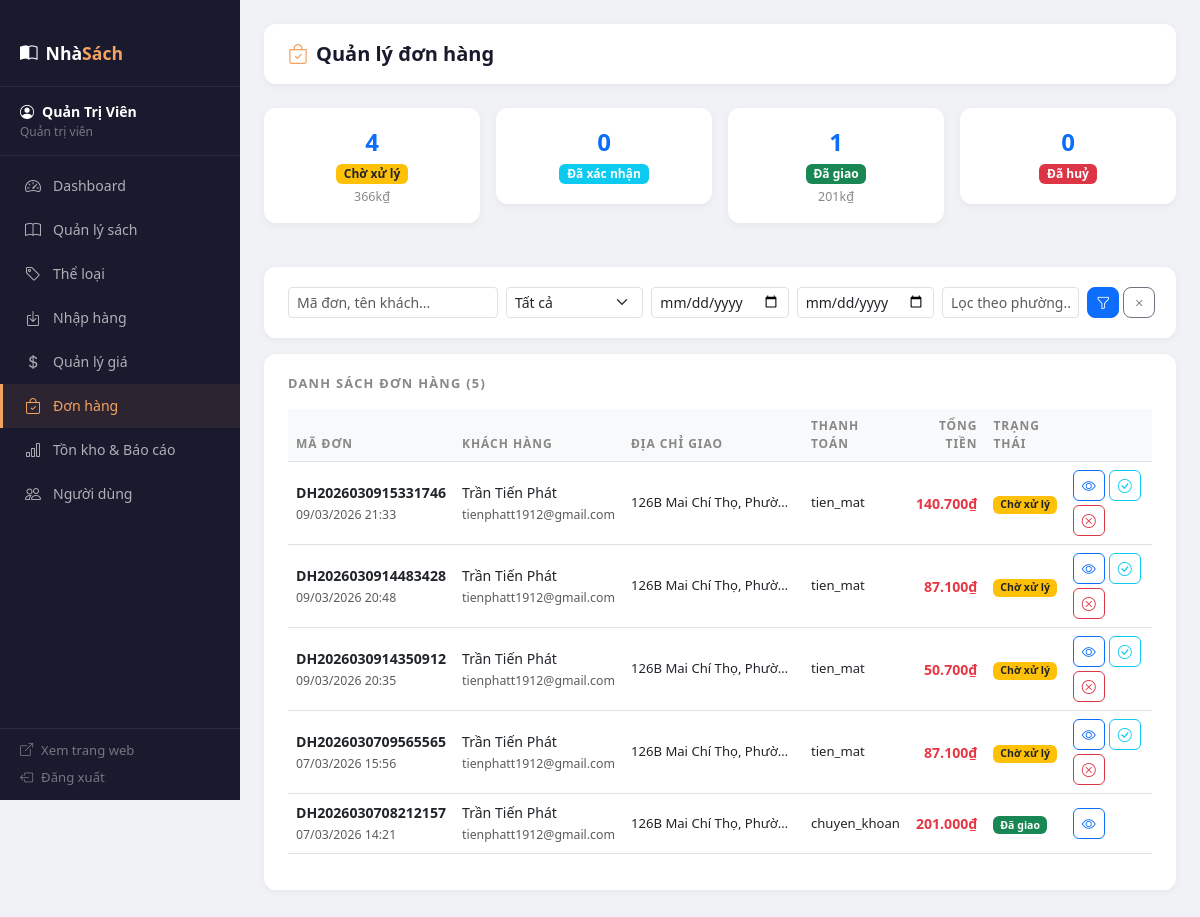
The page /admin/orders.php (signed in) on the database as committed earlier.
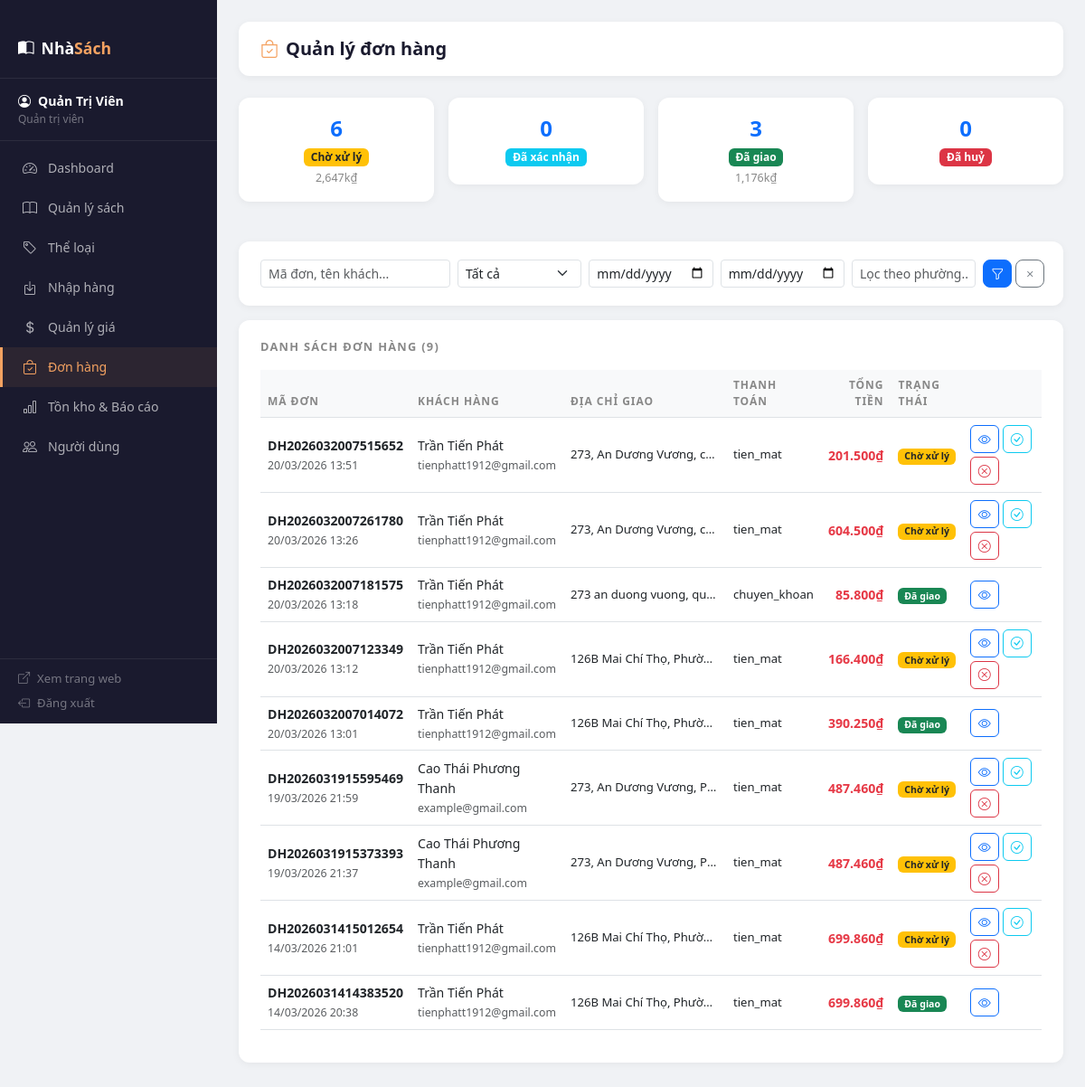
The same page on the database as committed later.
### tables this page shows
CREATE TABLE `don_hang` (
  `id` int(11) NOT NULL,
  `ma_don` varchar(20) NOT NULL,
  `khach_hang_id` int(11) NOT NULL,
  `ngay_dat` datetime DEFAULT current_timestamp(),
  `ten_nguoi_nhan` varchar(100) NOT NULL,
  `so_dien_thoai` varchar(15) NOT NULL,
  `dia_chi` varchar(255) NOT NULL,
  `phuong_xa` varchar(100) DEFAULT NULL,
  `tinh_tp` varchar(100) DEFAULT NULL,
  `phuong_thuc_tt` enum('tien_mat','chuyen_khoan','truc_tuyen') NOT NULL DEFAULT 'tien_mat',
  `tong_tien` decimal(15,2) NOT NULL,
  `trang_thai` enum('cho_xu_ly','da_xac_nhan','da_giao','da_huy') NOT NULL DEFAULT 'cho_xu_ly',
  `ghi_chu` text DEFAULT NULL
);

CREATE TABLE `khach_hang` (
  `id` int(11) NOT NULL,
  `ho_ten` varchar(100) NOT NULL,
  `email` varchar(150) NOT NULL,
  `mat_khau` varchar(255) NOT NULL,
  `so_dien_thoai` varchar(15) DEFAULT NULL,
  `dia_chi` varchar(255) DEFAULT NULL,
  `phuong_xa` varchar(100) DEFAULT NULL,
  `tinh_tp` varchar(100) DEFAULT NULL,
  `bi_khoa` tinyint(1) NOT NULL DEFAULT 0,
  `trang_thai` tinyint(1) NOT NULL DEFAULT 1,
  `ngay_tao` datetime NOT NULL DEFAULT current_timestamp()
);

### admin/orders.php (the view, shortened to what this page needs)
<?php
require_once 'includes/admin_header.php';
$trang_thai_info = [
    'cho_xu_ly'   => ['label' => 'Chờ xử lý',   'class' => 'bg-warning text-dark', 'icon' => 'bi-hourglass-split'],
    'da_xac_nhan' => ['label' => 'Đã xác nhận',  'class' => 'bg-info text-white',   'icon' => 'bi-check-circle'],
    'da_giao'     => ['label' => 'Đã giao',       'class' => 'bg-success text-white','icon' => 'bi-truck'],
    'da_huy'      => ['label' => 'Đã huỷ',       'class' => 'bg-danger text-white', 'icon' => 'bi-x-circle'],
];
    ?>
    <?php
$filter_tt    = $_GET['trang_thai'] ?? 'tat_ca';
$filter_tu    = $_GET['tu_ngay']   ?? '';
$filter_den   = $_GET['den_ngay']  ?? '';
$filter_phuong= $_GET['phuong']    ?? '';
$filter_search= trim($_GET['search'] ?? '');
$where  = ["1=1"];
$params = [];
$sort = in_array($_GET['sort'] ?? '', ['phuong']) ? 'dh.phuong_xa ASC' : 'dh.ngay_dat DESC';
$where_sql = implode(' AND ', $where);
$don_hangs = $pdo->prepare("
    SELECT dh.id, dh.ma_don, dh.ngay_dat, dh.tong_tien, dh.trang_thai,
           CONCAT(dh.dia_chi, ', ', COALESCE(dh.phuong_xa,''), ', ', COALESCE(dh.tinh_tp,'')) AS dia_chi_giao, dh.phuong_thuc_tt,
           kh.ho_ten, kh.email
    FROM don_hang dh
    JOIN khach_hang kh ON kh.id = dh.khach_hang_id
    WHERE $where_sql
    ORDER BY $sort
");
$don_hangs->execute($params);
$don_hangs = $don_hangs->fetchAll();
$stats = $pdo->query("
    SELECT trang_thai, COUNT(*) AS cnt, COALESCE(SUM(tong_tien),0) AS tong
    FROM don_hang GROUP BY trang_thai
")->fetchAll();
$stats_map = [];
foreach ($stats as $st) $stats_map[$st['trang_thai']] = $st;
?>
<div class="page-header">
  <h5><i class="bi bi-bag-check me-2" style="color:#f4a261;"></i>Quản lý đơn hàng</h5>
</div>
<div class="row g-3 mb-4">
  <?php foreach ($trang_thai_info as $key => $info):
    $cnt  = $stats_map[$key]['cnt']  ?? 0;
    $tong = $stats_map[$key]['tong'] ?? 0;
  ?>
  <div class="col-6 col-lg-3">
    <a href="/nhasach/admin/orders.php?trang_thai=<?= $key ?>" class="text-decoration-none">
      <div class="admin-card text-center py-3" style="cursor:pointer; <?= $filter_tt === $key ? 'border:2px solid #f4a261;' : '' ?>">
        <div style="font-size:1.5rem; font-weight:700;"><?= $cnt ?></div>
        <div><span class="badge <?= $info['class'] ?>"><?= $info['label'] ?></span></div>
        <div style="font-size:.78rem; color:#888; margin-top:4px;">
          <?= $tong > 0 ? number_format($tong/1000, 0) . 'k₫' : '' ?>
        </div>
      </div>
    </a>
  </div>
  <?php endforeach; ?>
</div>
<div class="admin-card mb-3">
  <form method="GET" action="/nhasach/admin/orders.php" class="row g-2 align-items-end">
    <div class="col-md-3">
      <input type="text" name="search" class="form-control form-control-sm"
             placeholder="Mã đơn, tên khách..."
             value="<?= htmlspecialchars($filter_search) ?>">
    </div>
    <div class="col-md-2">
      <select name="trang_thai" class="form-select form-select-sm">
        <option value="tat_ca" <?= $filter_tt=='tat_ca'?'selected':'' ?>>Tất cả</option>
      </select>
    </div>
    <div class="col-md-2">
      <input type="date" name="tu_ngay" class="form-control form-control-sm"
             value="<?= htmlspecialchars($filter_tu) ?>" title="Từ ngày">
    </div>
    <div class="col-md-2">
      <input type="date" name="den_ngay" class="form-control form-control-sm"
             value="<?= htmlspecialchars($filter_den) ?>" title="Đến ngày">
    </div>
    <div class="col-md-2">
      <input type="text" name="phuong" class="form-control form-control-sm"
             placeholder="Lọc theo phường..."
             value="<?= htmlspecialchars($filter_phuong) ?>">
    </div>
    <div class="col-md-1 d-flex gap-1">
      <button type="submit" class="btn btn-sm btn-primary" style="border-radius:8px;">
        <i class="bi bi-funnel"></i>
      </button>
      <a href="/nhasach/admin/orders.php" class="btn btn-sm btn-outline-secondary" style="border-radius:8px;">
        <i class="bi bi-x"></i>
      </a>
    </div>
  </form>
</div>
<div class="admin-card">
  <div class="card-title">Danh sách đơn hàng (<?= count($don_hangs) ?>)</div>
  <?php if (empty($don_hangs)): ?>
    <p class="text-muted text-center py-4">Không có đơn hàng nào.</p>
  <?php else: ?>
    <div class="table-responsive">
      <table class="table admin-table table-hover">
        <thead>
          <tr>
            <th>Mã đơn</th>
            <th>Khách hàng</th>
            <th>Địa chỉ giao</th>
            <th>Thanh toán</th>
            <th class="text-end">Tổng tiền</th>
            <th>Trạng thái</th>
            <th style="width:130px;"></th>
          </tr>
        </thead>
        <tbody>
          <?php foreach ($don_hangs as $don): ?>
          <tr>
            <td>
              <strong><?= htmlspecialchars($don['ma_don']) ?></strong><br>
              <small class="text-muted"><?= date('d/m/Y H:i', strtotime($don['ngay_dat'])) ?></small>
            </td>
            <td>
              <div style="font-size:.88rem;"><?= htmlspecialchars($don['ho_ten']) ?></div>
              <small class="text-muted"><?= htmlspecialchars($don['email']) ?></small>
            </td>
            <td style="font-size:.82rem; max-width:180px;" class="text-truncate" title="<?= htmlspecialchars($don['dia_chi_giao']) ?>">
              <?= htmlspecialchars($don['dia_chi_giao']) ?>
            </td>
            <td style="font-size:.82rem;"><?= htmlspecialchars($don['phuong_thuc_tt'] ?? '—') ?></td>
            <td class="text-end" style="color:#e63946; font-weight:600;">
              <?= number_format($don['tong_tien'], 0, ',', '.') ?>₫
            </td>
            <td>
              <span class="badge <?= $trang_thai_info[$don['trang_thai']]['class'] ?>">
                <?= $trang_thai_info[$don['trang_thai']]['label'] ?>
              </span>
            </td>
            <td>
              <div class="d-flex gap-1 flex-wrap">
                <a href="/nhasach/admin/orders.php?id=<?= $don['id'] ?>"
                   class="btn btn-sm btn-outline-primary" style="border-radius:6px;" title="Xem chi tiết">
                  <i class="bi bi-eye"></i>
                </a>
                <?php if ($don['trang_thai'] === 'cho_xu_ly'): ?>
                  <a href="/nhasach/admin/orders.php?action=xac_nhan&id=<?= $don['id'] ?>"
                     class="btn btn-sm btn-outline-info" style="border-radius:6px;" title="Xác nhận">
                    <i class="bi bi-check-circle"></i>
                  </a>
                <?php endif; ?>
                <?php if (in_array($don['trang_thai'], ['cho_xu_ly','da_xac_nhan'])): ?>
                  <a href="/nhasach/admin/orders.php?action=huy&id=<?= $don['id'] ?>"
                     class="btn btn-sm btn-outline-danger" style="border-radius:6px;" title="Huỷ"
                     onclick="return confirm('Huỷ đơn hàng này?')">
                    <i class="bi bi-x-circle"></i>
                  </a>
                <?php endif; ?>
              </div>
            </td>
          </tr>
          <?php endforeach; ?>
        </tbody>
      </table>
    </div>
  <?php endif; ?>
</div>
<?php
require_once 'includes/admin_footer.php';
?>

### admin/includes/admin_header.php (shortened to what this page needs)
<?php
$current_page = basename($_SERVER['PHP_SELF']);
$nav_items = [
    ['file' => 'index.php',     'icon' => 'bi-speedometer2',  'label' => 'Dashboard'],
    ['file' => 'products.php',  'icon' => 'bi-book',          'label' => 'Quản lý sách'],
    ['file' => 'categories.php','icon' => 'bi-tag',           'label' => 'Thể loại'],
    ['file' => 'import.php',    'icon' => 'bi-box-arrow-in-down','label' => 'Nhập hàng'],
    ['file' => 'prices.php',    'icon' => 'bi-currency-dollar','label' => 'Quản lý giá'],
    ['file' => 'orders.php',    'icon' => 'bi-bag-check',     'label' => 'Đơn hàng'],
    ['file' => 'inventory.php', 'icon' => 'bi-bar-chart',     'label' => 'Tồn kho & Báo cáo'],
    ['file' => 'users.php',     'icon' => 'bi-people',        'label' => 'Người dùng'],
];
?>
<!DOCTYPE html>
<html lang="vi">
<head>
  <link href="https://cdn.jsdelivr.net/npm/bootstrap@5.3.0/dist/css/bootstrap.min.css" rel="stylesheet">
  <link href="https://cdn.jsdelivr.net/npm/bootstrap-icons@1.10.5/font/bootstrap-icons.css" rel="stylesheet">
  <link href="/nhasach/assets/css/style.css" rel="stylesheet">
</head>
<body>
<div class="admin-sidebar">
  <div class="sidebar-brand">
    <i class="bi bi-book-half me-2"></i>Nhà<span>Sách</span>
  </div>
  <div class="sidebar-admin-info">
    <div class="name"><i class="bi bi-person-circle me-2"></i><?= htmlspecialchars($_SESSION['admin_ten']) ?></div>
    <div class="role">Quản trị viên</div>
  </div>
  <nav class="sidebar-nav">
    <?php foreach ($nav_items as $item): ?>
      <a href="/nhasach/admin/<?= $item['file'] ?>"
         class="admin-nav-link <?= $current_page === $item['file'] ? 'active' : '' ?>">
        <i class="bi <?= $item['icon'] ?>"></i>
        <?= $item['label'] ?>
      </a>
    <?php endforeach; ?>
  </nav>
  <div class="sidebar-footer">
    <a href="/nhasach/index.php" target="_blank">
      <i class="bi bi-box-arrow-up-right"></i> Xem trang web
    </a>
    <a href="/nhasach/admin/logout.php" class="mt-2">
      <i class="bi bi-box-arrow-left"></i> Đăng xuất
    </a>
  </div>
</div>
<div class="admin-content">

### admin/includes/admin_footer.php (shortened to what this page needs)
</div>
</body>
</html>

### assets/css/style.css (style rules this page uses)
:root { --primary: #1a1a2e; --accent: #f4a261; --accent-dk: #e08c4a; --danger: #e63946; --light-bg: #f8f9fa; --card-radius: 12px; }
body { color: #2d2d2d; background: var(--light-bg); }
a { text-decoration: none; }
.admin-sidebar { background: var(--primary); min-height: 100vh; padding-top: 20px; width: 240px; position: fixed; left: 0; top: 0; }
.admin-nav-link { display: flex; align-items: center; gap: 10px; color: rgba(255, 255, 255, 0.7); padding: 10px 20px; font-size: 0.9rem; transition: all 0.15s; text-decoration: none; }
.admin-nav-link:hover, .admin-nav-link.active { background: rgba(255, 255, 255, 0.08); color: var(--accent); border-left: 3px solid var(--accent); }
.admin-content { margin-left: 240px; padding: 24px; min-height: 100vh; }

### admin/includes/admin_header.php (style rules this page uses)
body { background: #f0f2f5; font-family: 'Segoe UI', sans-serif; }
.admin-sidebar { width: 240px; background: #1a1a2e; min-height: 100vh; position: fixed; left: 0; top: 0; z-index: 100; display: flex; flex-direction: column; }
.sidebar-brand { padding: 20px; font-size: 1.1rem; font-weight: 800; color: #fff; border-bottom: 1px solid rgba(255,255,255,.08); }
.sidebar-brand span { color: #f4a261; }
.sidebar-admin-info { padding: 14px 20px; border-bottom: 1px solid rgba(255,255,255,.08); }
.sidebar-admin-info .name { color: #fff; font-size: .88rem; font-weight: 600; }
.sidebar-admin-info .role { color: rgba(255,255,255,.4); font-size: .75rem; }
.sidebar-nav { flex: 1; padding: 8px 0; }
.admin-nav-link { display: flex; align-items: center; gap: 10px; color: rgba(255,255,255,.65); padding: 10px 20px; font-size: .88rem; text-decoration: none; transition: all .15s; border-left: 3px solid transparent; }
.admin-nav-link.active { color: #f4a261; background: rgba(244,162,97,.08); border-left-color: #f4a261; }
.admin-nav-link i { font-size: 1rem; width: 20px; text-align: center; }
.sidebar-footer { padding: 12px 20px; border-top: 1px solid rgba(255,255,255,.08); }
.sidebar-footer a { color: rgba(255,255,255,.4); font-size: .82rem; text-decoration: none; display: flex; align-items: center; gap: 8px; }
.admin-content { margin-left: 240px; padding: 24px; min-height: 100vh; }
.page-header { background: #fff; border-radius: 12px; padding: 18px 24px; margin-bottom: 24px; box-shadow: 0 2px 8px rgba(0,0,0,.05); display: flex; align-items: center; justify-content: space-between; flex-wrap: wrap; gap: 12px; }
.page-header h5 { margin: 0; font-weight: 700; color: #1a1a2e; }
.admin-card { background: #fff; border-radius: 12px; box-shadow: 0 2px 8px rgba(0,0,0,.05); padding: 20px 24px; margin-bottom: 20px; }
.admin-card .card-title { font-size: .8rem; text-transform: uppercase; letter-spacing: .1em; color: #888; font-weight: 600; margin-bottom: 16px; }
.admin-table { font-size: .88rem; }
.admin-table th { font-size: .75rem; text-transform: uppercase; letter-spacing: .08em; color: #888; font-weight: 600; border-top: none; background: #f8f9fa; }
.admin-table td { vertical-align: middle; }

Rows that differ between the two databases and show on the page:
added don_hang: ma_don "DH2026032007515652", ngay_dat "20/03/2026 13:51", khach_hang.ho_ten "Trần Tiến Phát", khach_hang.email "tienphatt1912@gmail.com", dia_chi_giao "273, An Dương Vương, c…", phuong_thuc_tt "tien_mat", tong_tien "201.500", trang_thai "Chờ xử lý"
added don_hang: ma_don "DH2026032007261780", ngay_dat "20/03/2026 13:26", khach_hang.ho_ten "Trần Tiến Phát", khach_hang.email "tienphatt1912@gmail.com", dia_chi_giao "273, An Dương Vương, c…", phuong_thuc_tt "tien_mat", tong_tien "604.500", trang_thai "Chờ xử lý"
added don_hang: ma_don "DH2026032007181575", ngay_dat "20/03/2026 13:18", khach_hang.ho_ten "Trần Tiến Phát", khach_hang.email "tienphatt1912@gmail.com", dia_chi_giao "273 an duong vuong, qu…", phuong_thuc_tt "chuyen_khoan", tong_tien "85.800", trang_thai "Đã giao"
added don_hang: ma_don "DH2026032007123349", ngay_dat "20/03/2026 13:12", khach_hang.ho_ten "Trần Tiến Phát", khach_hang.email "tienphatt1912@gmail.com", dia_chi_giao "126B Mai Chí Thọ, Phườ…", phuong_thuc_tt "tien_mat", tong_tien "166.400", trang_thai "Chờ xử lý"
changed don_hang (number 5 of 9 on the later page): ma_don "DH2026030915331746" → "DH2026032007014072"; ngay_dat "09/03/2026 21:33" → "20/03/2026 13:01"; tong_tien "140.700" → "390.250"; trang_thai "Chờ xử lý" → "Đã giao"
changed don_hang (number 6 of 9 on the later page): ma_don "DH2026030914483428" → "DH2026031915595469"; ngay_dat "09/03/2026 20:48" → "19/03/2026 21:59"; khach_hang.ho_ten "Trần Tiến Phát" → "Cao Thái Phương Thanh"; khach_hang.email "tienphatt1912@gmail.com" → "example@gmail.com"; dia_chi_giao "126B Mai Chí Thọ, Phườ…" → "273, An Dương Vương, P…"; tong_tien "87.100" → "487.460"
changed don_hang (number 7 of 9 on the later page): ma_don "DH2026030914350912" → "DH2026031915373393"; ngay_dat "09/03/2026 20:35" → "19/03/2026 21:37"; khach_hang.ho_ten "Trần Tiến Phát" → "Cao Thái Phương Thanh"; khach_hang.email "tienphatt1912@gmail.com" → "example@gmail.com"; dia_chi_giao "126B Mai Chí Thọ, Phườ…" → "273, An Dương Vương, P…"; tong_tien "50.700" → "487.460"
changed don_hang (number 8 of 9 on the later page): ma_don "DH2026030709565565" → "DH2026031415012654"; ngay_dat "07/03/2026 15:56" → "14/03/2026 21:01"; tong_tien "87.100" → "699.860"
changed don_hang (number 9 of 9 on the later page): ma_don "DH2026030708212157" → "DH2026031414383520"; ngay_dat "07/03/2026 14:21" → "14/03/2026 20:38"; phuong_thuc_tt "chuyen_khoan" → "tien_mat"; tong_tien "201.000" → "699.860"
Other text that changed with them:
count($don_hangs): "5" → "9"
new list line: "6 Chờ xử lý 2,647 k₫"
new list line: "3 Đã giao 1,176 k₫"
list line gone: "4 Chờ xử lý 366 k₫"
list line gone: "1 Đã giao 201 k₫"
